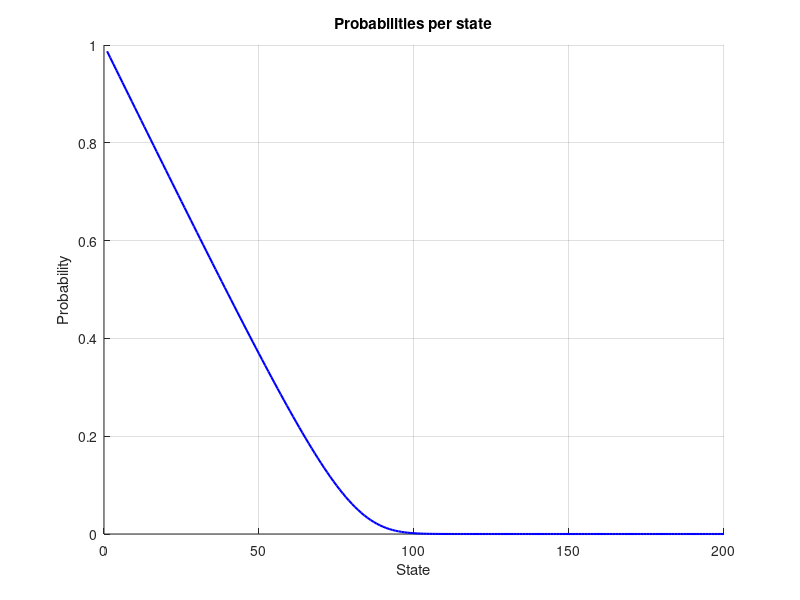

This figure's MATLAB source:
pkg load queueing
addpath(pwd);
function Result = erlang_iterative(ro,n)
    i = 0;
    Result = 1;
    while i <= n
        Result = ro * Result/(ro*Result + i);
        i = 1+i;
    endwhile
endfunction

display(erlang_iterative(1024,1024));
display(erlangb(1024,1024));

ro = 200*23/60;
c = 1:200;
for k=1:200
    erl(k) = erlang_iterative(ro,k)
endfor
figure(1);
hold on;
title("Probabilities per state")
xlabel("State")
ylabel("Probability")
plot(c, erl, "b", "linewidth", 1.5);
grid on;
saveas (1, "figures/figureIterative.png")
hold off;
P=1;
lines = 0;
while P>0.01
    P = erlang_iterative(ro,lines);
    lines++;
endwhile
display(lines);
clc;
clear all;
close all;
exit;